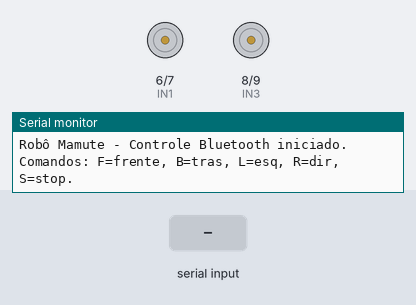
A sketch run on a simulated Arduino Uno, built with avr-gcc and run on an emulated ATmega328P. On the bench: motor-driver pin pairs drawn as motors (green arrow = first pin HIGH = forward, orange = second pin HIGH = backward, longer = more drive, scaled by the enable pin), the last lines printed to the serial monitor. The inputs (shaded band) are chosen by the test bench.

Above: at 1.2 s.
1.3 s: "F" received over the second serial link
At 1.7 s:
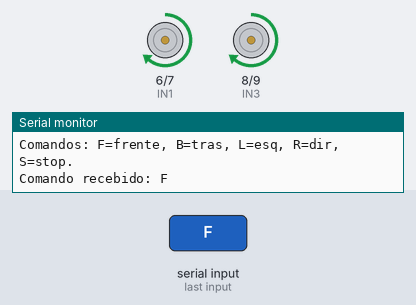
2.8 s: "B" received over the second serial link
At 4.0 s:
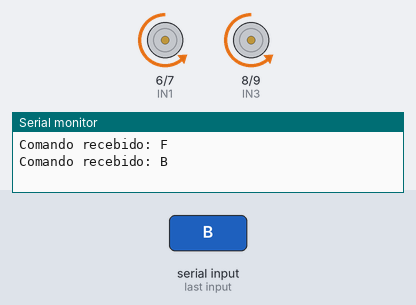
4.3 s: "L" received over Serial
At 5.2 s:
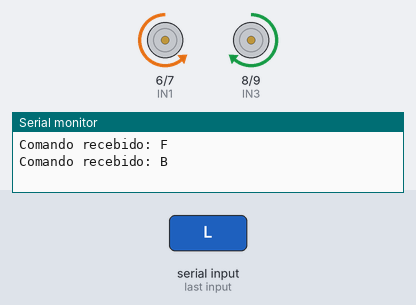
5.8 s: "R" received over the second serial link
At 6.3 s:
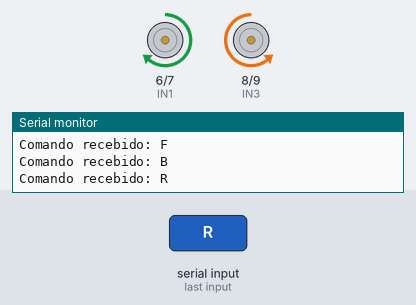
7.3 s: "F" received over Serial
At 8.5 s:
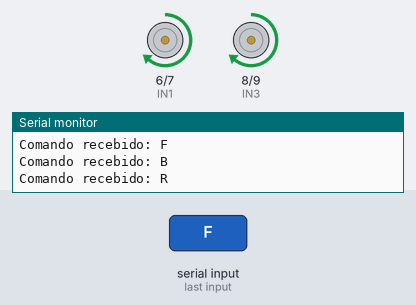
8.8 s: "B" received over Serial
At 9.8 s:
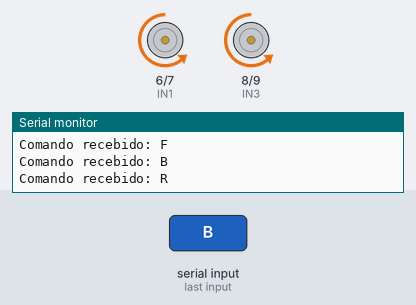
Timing chart, 0 to 11.3 s (numbered marks = the images above; inputs shaded):
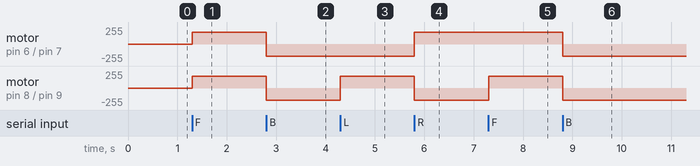

The sketch:

controle_bluetooth.ino
```cpp
// ----------------------------------------------------------
// Robô Mamute - Modo Controle via Bluetooth
// Placa: Arduino UNO
// Driver de motor: L298N
// Módulo: HC-05 (SoftwareSerial nos pinos 2 e 3)
// ----------------------------------------------------------

#include <SoftwareSerial.h>

// RX do Arduino (pino que RECEBE do HC-05) -> ligado ao TXD do HC-05
// TX do Arduino (pino que ENVIA para o HC-05) -> ligado ao RXD do HC-05 (via divisor de tensão)
SoftwareSerial bt(2, 3); // (RX, TX)

// ------------------------ Pinos Motores -------------------
const int ENA = 5;
const int IN1 = 6;
const int IN2 = 7;

const int IN3 = 8;
const int IN4 = 9;
const int ENB = 10;

// Velocidade padrão
int velocidade = 180;

void setup() {
  // Motores
  pinMode(ENA, OUTPUT);
  pinMode(IN1, OUTPUT);
  pinMode(IN2, OUTPUT);
  pinMode(IN3, OUTPUT);
  pinMode(IN4, OUTPUT);
  pinMode(ENB, OUTPUT);

  // Comunicação Serial via USB (debug) e via Bluetooth
  Serial.begin(9600);
  bt.begin(9600); // Baudrate padrão do HC-05 (geralmente 9600)

  parar();

  Serial.println("Robô Mamute - Controle Bluetooth iniciado.");
  Serial.println("Comandos: F=frente, B=tras, L=esq, R=dir, S=stop.");
}

void loop() {
  // Se chegar dado do Bluetooth
  if (bt.available() > 0) {
    char comando = bt.read();
    Serial.print("Comando recebido: ");
    Serial.println(comando);

    processarComando(comando);
  }

  // Opcional: ler também da Serial USB (para testar pelo PC)
  if (Serial.available() > 0) {
    char comandoPC = Serial.read();
    processarComando(comandoPC);
  }
}

// ------------------------ Processamento de Comandos -------

void processarComando(char c) {
  switch (c) {
    case 'F':  // Frente
    case 'f':
      frente(velocidade);
      break;

    case 'B':  // Trás
    case 'b':
      tras(velocidade);
      break;

    case 'L':  // Esquerda
    case 'l':
      virarEsquerda(velocidade);
      break;

    case 'R':  // Direita
    case 'r':
      virarDireita(velocidade);
      break;

    case 'S':  // Stop
    case 's':
      parar();
      break;

    case '+':  // Aumenta velocidade
      velocidade += 10;
      if (velocidade > 255) velocidade = 255;
      Serial.print("Velocidade: ");
      Serial.println(velocidade);
      break;

    case '-':  // Diminui velocidade
      velocidade -= 10;
      if (velocidade < 0) velocidade = 0;
      Serial.print("Velocidade: ");
      Serial.println(velocidade);
      break;

    default:
      // Comando desconhecido -> opcionalmente parar
      // parar();
      break;
  }
}

// ------------------------ Funções de Movimento ------------

void frente(int vel) {
  digitalWrite(IN1, HIGH);
  digitalWrite(IN2, LOW);
  digitalWrite(IN3, HIGH);
  digitalWrite(IN4, LOW);

  analogWrite(ENA, vel);
  analogWrite(ENB, vel);
}

void tras(int vel) {
  digitalWrite(IN1, LOW);
  digitalWrite(IN2, HIGH);
  digitalWrite(IN3, LOW);
  digitalWrite(IN4, HIGH);

  analogWrite(ENA, vel);
  analogWrite(ENB, vel);
}

void virarEsquerda(int vel) {
  digitalWrite(IN1, LOW);
  digitalWrite(IN2, HIGH);
  digitalWrite(IN3, HIGH);
  digitalWrite(IN4, LOW);

  analogWrite(ENA, vel);
  analogWrite(ENB, vel);
}

void virarDireita(int vel) {
  digitalWrite(IN1, HIGH);
  digitalWrite(IN2, LOW);
  digitalWrite(IN3, LOW);
  digitalWrite(IN4, HIGH);

  analogWrite(ENA, vel);
  analogWrite(ENB, vel);
}

void parar() {
  digitalWrite(IN1, LOW);
  digitalWrite(IN2, LOW);
  digitalWrite(IN3, LOW);
  digitalWrite(IN4, LOW);

  analogWrite(ENA, 0);
  analogWrite(ENB, 0);
}
```

Measured:
- after the input at 1.3 s, motor on pin 6 (IN1) / pin 7 (IN2), motor on pin 8 (IN3) / pin 9 (IN4): stopped → forward 180/255 at once
- after the input at 2.8 s, motor on pin 6 (IN1) / pin 7 (IN2), motor on pin 8 (IN3) / pin 9 (IN4): forward 180/255 → backward 180/255 at once
- after the input at 4.3 s, motor on pin 8 (IN3) / pin 9 (IN4): backward 180/255 → forward 180/255 at once
- after the input at 5.8 s, motor on pin 6 (IN1) / pin 7 (IN2): backward 180/255 → forward 180/255 at once; motor on pin 8 (IN3) / pin 9 (IN4): forward 180/255 → backward 180/255 at once
- after the input at 7.3 s, motor on pin 8 (IN3) / pin 9 (IN4): backward 180/255 → forward 180/255 at once
- after the input at 8.8 s, motor on pin 6 (IN1) / pin 7 (IN2), motor on pin 8 (IN3) / pin 9 (IN4): forward 180/255 → backward 180/255 at once
